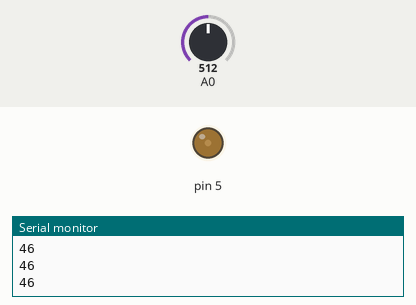
The sketch below on a simulated Arduino Uno, built with avr-gcc and run on an emulated ATmega328P. Parts: output pins drawn as LEDs (lit = HIGH), the last lines printed to the serial monitor. The test bench sets the inputs (shaded band); at power-on: A0 = 512.

Above: at 1.2 s.
1.3 s: A0 set to 716
At 3.0 s:
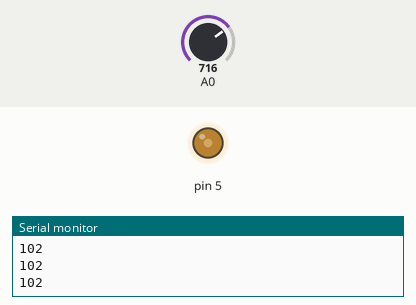
3.3 s: A0 set to 1023
At 3.9 s:
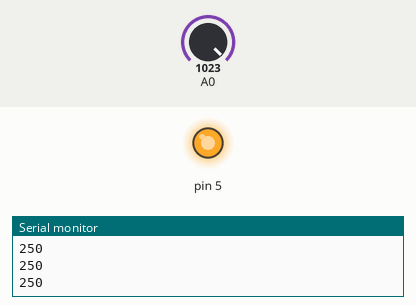
5.0 s: A0 set to 900
At 6.5 s:
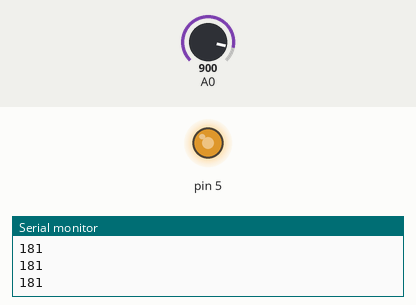
Timing chart, 0 to 8.0 s (numbered marks = the images above; inputs shaded):
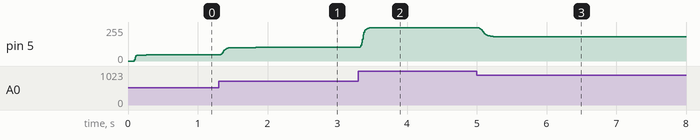

Measured:
- after the input at 1.3 s, pin 5: moves from 46/255 to 102/255 over 0.52 s, starting at once
- after the input at 3.3 s, pin 5: moves from 102/255 to 250/255 over 0.19 s, starting at once
- after the input at 5.0 s, pin 5: moves from 250/255 to 181/255 over 0.31 s, starting at once

The sketch:

CIE1931FadeWithKalmanInput.ino
```cpp
/*
   CIE1931 fade
   Takes input from an analog sensor and produces an LED fade
   that appears visually linear, using the CIE1931
   perceived lightness formula.

   Additionally, a Kalman filter using the SimpleKalmanFilter library
   smoothes the sensor input:
   http://librarymanager/All#SimpleKalmanFilter.h

   references:
   - http://hyperphysics.phy-astr.gsu.edu/hbase/vision/cie.html
   - https://jared.geek.nz/2013/feb/linear-led-pwm
   - https://github.com/lawtalker/rotary_dimmer/wiki
   - https://github.com/denyssene/SimpleKalmanFilter
  circuit:
  - LED attached to pin 5
  - 10Kilohm potentiometer attached to A0

  created 9 June 2019
  modified 31 May 2023
  by Tom Igoe
*/

#include <SimpleKalmanFilter.h>
SimpleKalmanFilter filter(2, 2, 0.01);

// number of steps = 2^resolution:
const int steps = 256;
// change between steps:
int change = 1;
// current level:
int currentLevel = 1;
// pre-calculated PWM levels:
int levelTable[steps];

void setup() {
  Serial.begin(9600);
  // wait for serial monitor to open:
  if (!Serial) delay(3000);
  // pre-calculate the PWM levels from the formula:
  fillLevelTable();
  // initialize digital pin 5 as an output:
  pinMode(5, OUTPUT);
}

void loop() {
  // read potentiometer:
  int sensorReading = analogRead(A0);

  // calculate the estimated value with Kalman Filter
  float estimate = filter.updateEstimate(sensorReading);

  // map to 0 to range:
  int currentLevel = map(estimate, 0, 1023, 0, steps - 1);

  //PWM output the result:
  analogWrite(5, levelTable[currentLevel]);
  delay(10);
  Serial.println(levelTable[currentLevel]);
}


void fillLevelTable() {
  /*
    For CIE1931, the following formulas have  Y as luminance, and
    Yn is the luminance of a white reference (basically, max luminance).
    This assumes a perceived lightness value L between 0 and 100,
    and  a luminance value (Y) of 0-1.0.
    if L > 8:  Y = ((L + 16) / 116)^3 * Yn
    if L <= 8: Y = L * 903.3 * Yn
  */
  // scaling factor to convert from 0-100 to 0-steps:
  float scalingFactor = 100.0 / float(steps);
  // luminance value:
  float luminance = 0.0;

  // iterate over the array and calculate the right value for it:
  for (int l = 0; l < steps; l++) {
    // you need to scale lightness from a 0-steps range to a 0-100 range:
    float lightness = float(l) * scalingFactor;
    if (lightness <= 8) {
      luminance = (lightness / 903.3);
    } else {
      luminance = (lightness + 16) / 116.0;
      luminance = pow(luminance, 3);
    }
    // multiply to get 0 to steps, and fill in the table:
    levelTable[l] = int(luminance * steps);
  }
}
```
